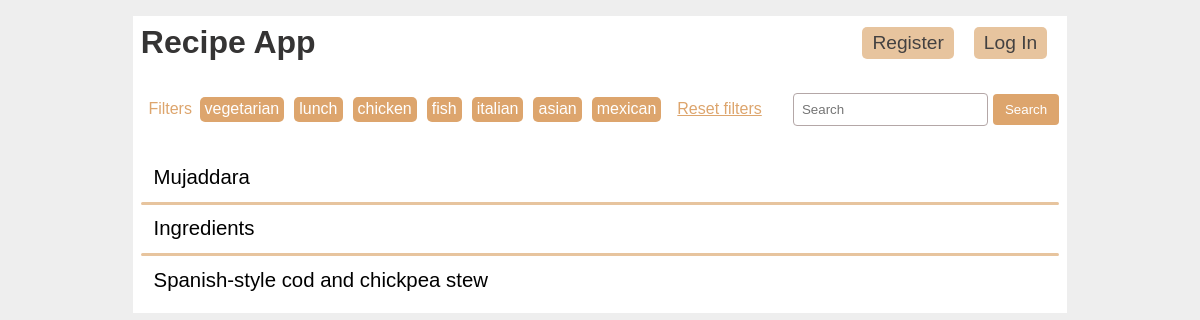
The page /filter_recipes/fish on the database as committed earlier.
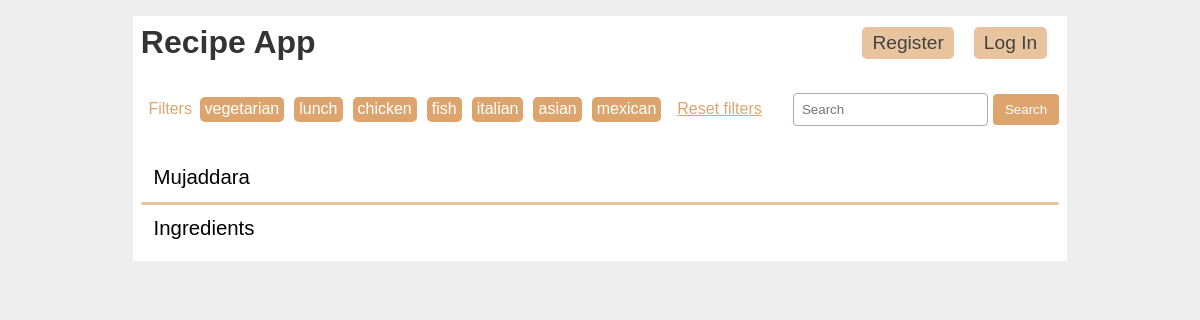
The same page on the database as committed later.
### tables this page shows
CREATE TABLE recipes (
  id INTEGER PRIMARY KEY AUTOINCREMENT,
  title TEXT NOT NULL,
  ingredients TEXT NOT NULL,
  instructions TEXT NOT NULL,
  tags TEXT
);

### app/home.py (the view)
@bp.route('/filter_recipes/<string:filter>')
def filter_recipes(filter):
    if filter == "reset":
        recipes = recipe_get_all()
    else:
        recipes = recipe_search(filter, by_tag=True)
    tags = recipe_get_popular_tags()
    return render_template('recipes/index.html', recipes=recipes, filter_words=tags)

### app/auth.py (called while the page is built)
@bp.before_app_request
def load_logged_in_user():
    user_id = session.get('user_id')
    if user_id is None:
        g.user = None
    else:
        g.user = user_get_user_by_id(user_id)
        if g.user is False:
            print("Warning: User ID is None!")

### app/db.py (called while the page is built)
def get_db():
    if 'db' not in g:
        g.db = sqlite3.connect(
            current_app.config['DATABASE'],
            detect_types=sqlite3.PARSE_DECLTYPES
        )
        g.db.row_factory = sqlite3.Row
    return g.db

def db_text_search(input_param):
    results = search_string_in_table ("recipes", input_param)
    return results

def search_string_in_table(table_name, search_string):
    query = f"SELECT * FROM {table_name} WHERE title LIKE ? OR ingredients LIKE ? OR instructions LIKE ? OR tags LIKE ?;"
    records = get_db().execute(query, ('%' + search_string + '%','%' + search_string + '%','%' + search_string + '%','%' + search_string + '%')).fetchall()
    return records

### app/recipe.py (called while the page is built)
def parse(recipe):
    recipe_fields = ['id', 'title', 'ingredients', 'instructions', 'tags']
    recipe = dict(zip(recipe_fields, recipe))
    return recipe

### app/templates/recipes/index.html (shortened to what this page needs)
{% extends 'base.html' %}
{% block filters %}
<div class="filter-section">
  <div class="filter-buttons">
    <p class="filter-non-tag">Filters</p>
    {% for filter_word in filter_words %}
      <a href="{{ url_for('home.filter_recipes', filter=filter_word) }}" class="filter-button">{{ filter_word }}</a>
    {% endfor %}
    <a href="{{ url_for('home.filter_recipes', filter="reset") }}" class="filter-non-tag">Reset filters</a>
  </div>
  <div class="search-container">
    <form action="{{ url_for('home.search', query='search') }}" method="get">
      <input type="search" placeholder="Search" name="q" class="search-input">
      <button type="submit" class="search-button">Search</button>
    </form>
  </div>
</div>
{% endblock %}
{% block content %}
  <div class="recipe-list">
  {% for recipe in recipes %}
    <div class="recipe-title">
      <a class="action" href="{{ url_for('home.view_full_details', id=recipe['id']) }}">
        <p>{{ recipe['title'] }}</p>
      </a>
    </div>
  {% if not loop.last %}
  <hr>
  {% endif %}
  {% endfor %}
  </div>
{% endblock %}

Rows that differ between the two databases and show on the page:
removed recipes: title "Spanish-style cod and chickpea stew"
